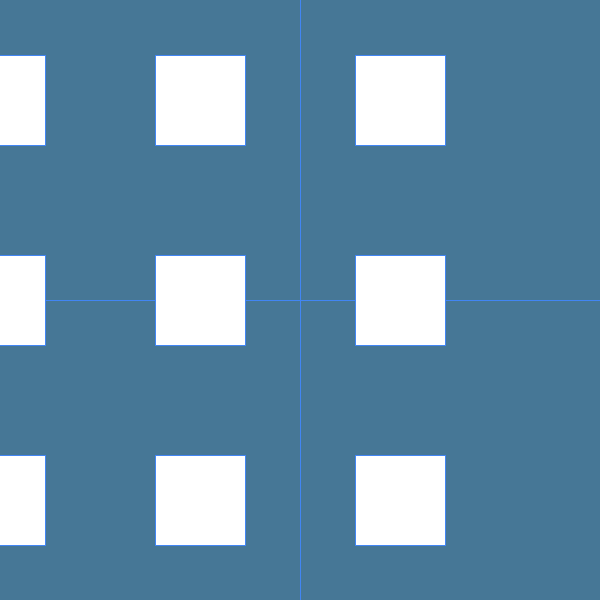
Frame 1 (no input)
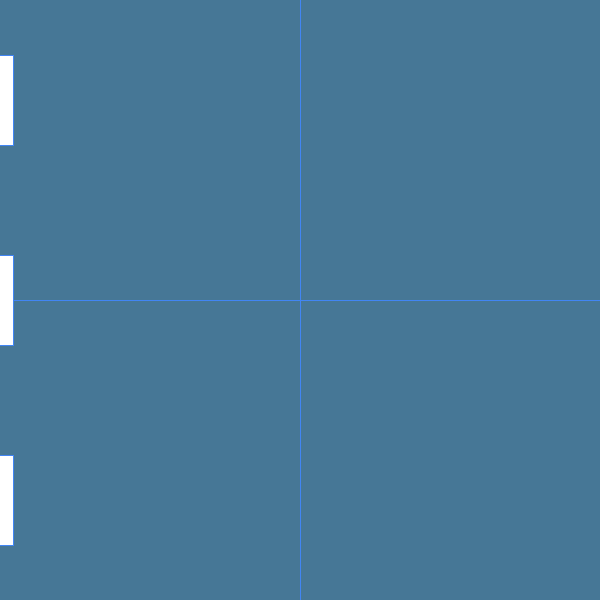
Frame 60 (the mouse pressed at the canvas centre just before this capture)
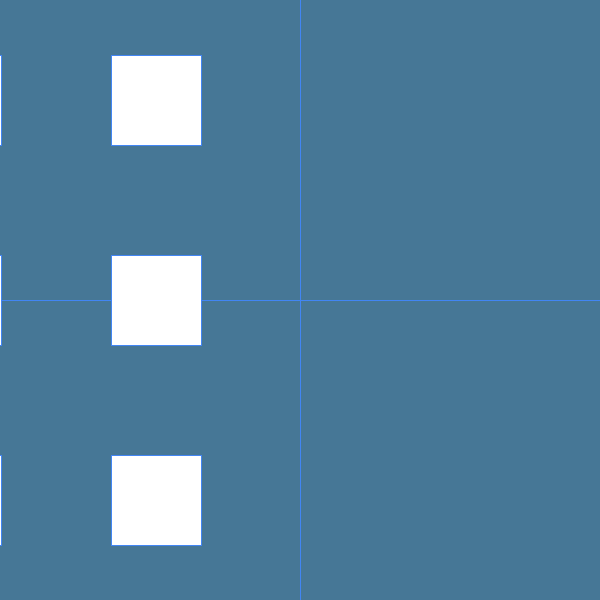
Frame 120 (the mouse held since frame 60 and released just before this capture)

The Processing sketch that drew these frames (run headless with seeded random() and noise(); from frame 60 on, the mouse is pressed at the canvas centre):

// Processing sketch: sketch_102116_box_entrance
// ── sketch_102116_box_entrance.pde
int MIDX = width / 2;
int MIDY = height / 2;
int FRAME_RATE = 60;
int STROKE_WEIGHT = 1;

boolean DEBUG = true;

color DEBUG_COLOR;
color BACKGROUND_COLOR;
color DRAW_COLOR;

int lastFrame;
float delta;

PVector[][] boxes;
int gridX = 3;
int gridY = 3;
float gridXDivision; 
float gridYDivision;

float slideTimer;
float slideLength = 5;

void setup()
{
  strokeWeight(STROKE_WEIGHT);
  frameRate(FRAME_RATE);
  size(600, 600); 
  // SET VARIABLES THAT DEPEND ON WIDTH AND HEIGHT 
  gridXDivision = width / gridX;
  gridYDivision = height / gridY;
  DEBUG_COLOR = color(#4286f4);
  BACKGROUND_COLOR = color(#467796);
  DRAW_COLOR = color(#FFFFFF); 
  
  boxes = new PVector[gridX][gridY];
  for (int i = 0; i < gridX; i ++) {
    for (int j = 0; j < gridY; j ++) {
      boxes[i][j] = new PVector(gridXDivision * (i), gridYDivision * (j) + gridYDivision / 2);
    }
  }
}

void draw() {
  delta = (millis() - lastFrame) / 1000f;
  lastFrame = millis();
  slideTimer += delta;
  
  background(BACKGROUND_COLOR);
  if (DEBUG) {
    noFill();
    stroke(DEBUG_COLOR);
    line(-1, height / 2, height + 1, height / 2);
    line(width / 2, -1, width / 2, height + 1);
  }
  
  fill(DRAW_COLOR);
  stroke(DEBUG_COLOR);
  
  float slideAlpha = slideTimer / slideLength;
  if (slideAlpha > 1)
    slideAlpha = 1;
  int index = 1;
  rectMode(CENTER);
  for (int i = 0; i < gridX; i ++) {
    for (int j = 0; j < gridY; j ++) {
      PVector pos = boxes[i][j];
      rect(pos.x, pos.y, gridXDivision * 0.45, gridYDivision * 0.45);
      float modAlpha = pow(slideAlpha, i + 1);
      if (modAlpha < 0) {
        modAlpha = 0;
      }
      
      modAlpha = slideAlpha;
      pos.x = lerp(gridXDivision / 2 + (gridXDivision * i) - width, (gridXDivision / 2) + gridXDivision * i, alphaSmooth(modAlpha));
      index ++;
    }
  }
}

float alphaSmooth(float alpha) {
  return alpha * alpha * alpha * (alpha * (alpha * 6 - 15) + 10);
}
